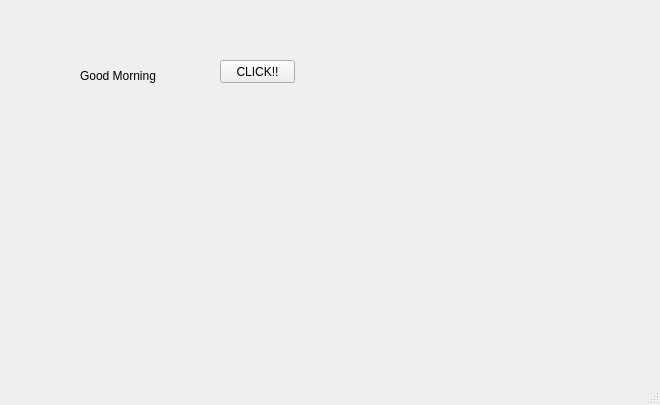
<?xml version="1.0" encoding="UTF-8"?>
<ui version="4.0">
 <class>MainWindow</class>
 <widget class="QMainWindow" name="MainWindow">
  <property name="geometry">
   <rect>
    <x>0</x>
    <y>0</y>
    <width>660</width>
    <height>405</height>
   </rect>
  </property>
  <property name="windowTitle">
   <string>MainWindow</string>
  </property>
  <widget class="QWidget" name="centralwidget">
   <widget class="QLabel" name="lbl">
    <property name="geometry">
     <rect>
      <x>80</x>
      <y>60</y>
      <width>91</width>
      <height>31</height>
     </rect>
    </property>
    <property name="text">
     <string>Good Morning</string>
    </property>
   </widget>
   <widget class="QPushButton" name="pb">
    <property name="geometry">
     <rect>
      <x>220</x>
      <y>60</y>
      <width>75</width>
      <height>23</height>
     </rect>
    </property>
    <property name="text">
     <string>CLICK!!</string>
    </property>
   </widget>
  </widget>
  <widget class="QMenuBar" name="menubar">
   <property name="geometry">
    <rect>
     <x>0</x>
     <y>0</y>
     <width>660</width>
     <height>21</height>
    </rect>
   </property>
  </widget>
  <widget class="QStatusBar" name="statusbar"/>
 </widget>
 <resources/>
 <connections/>
</ui>
